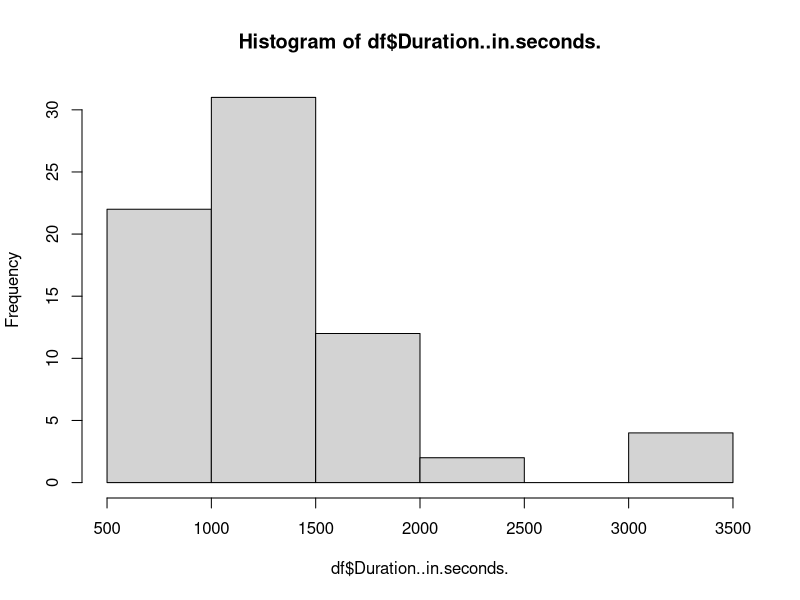
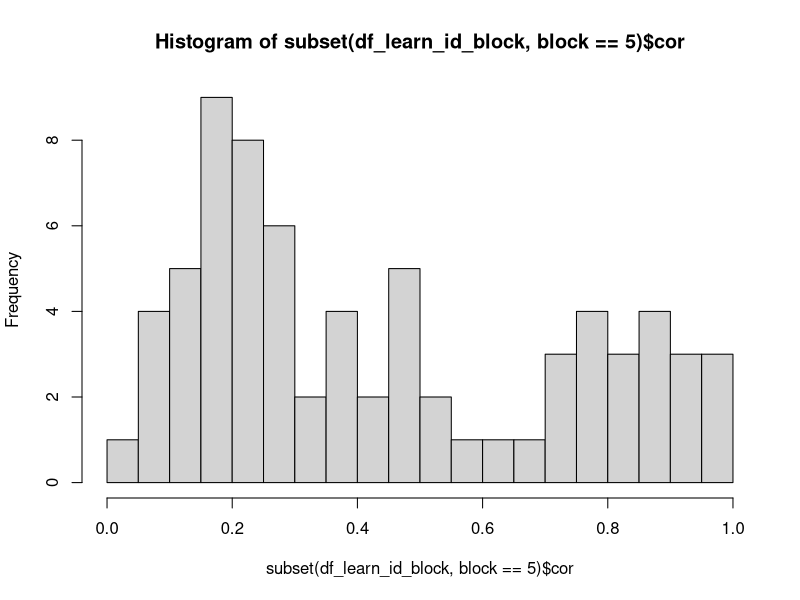
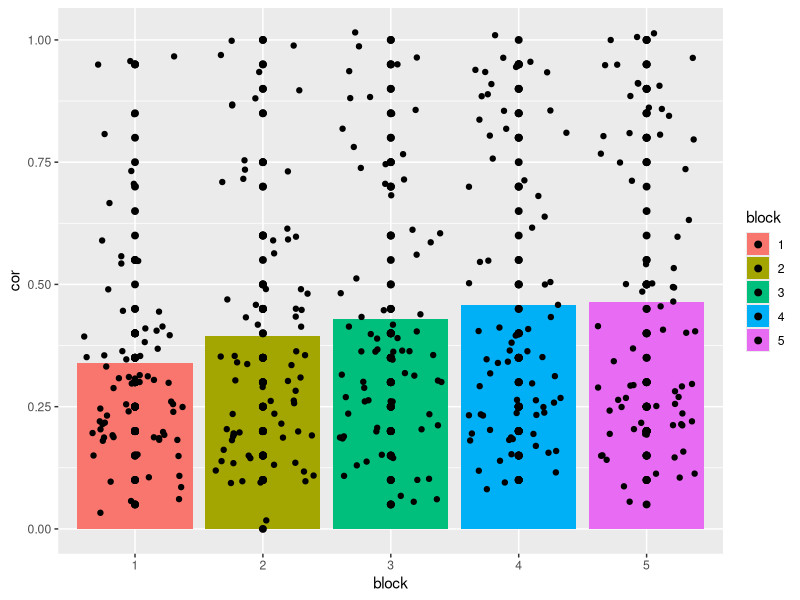
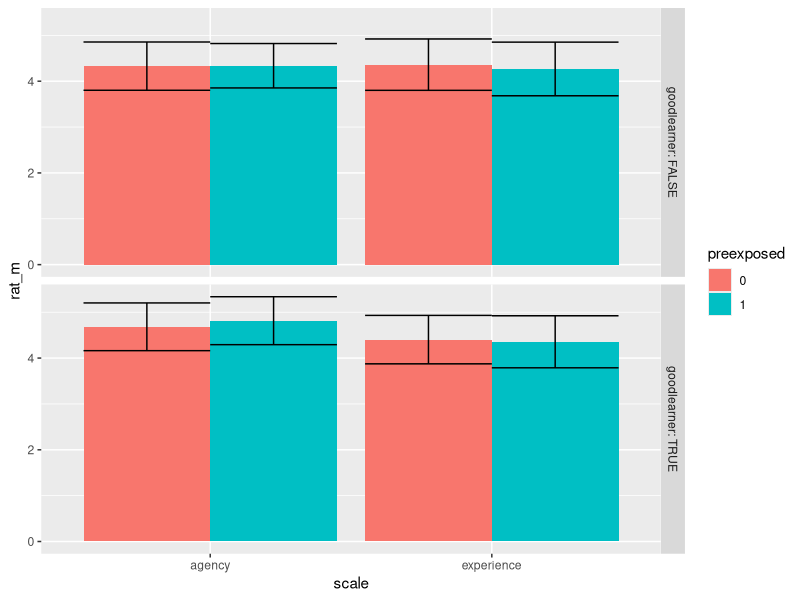
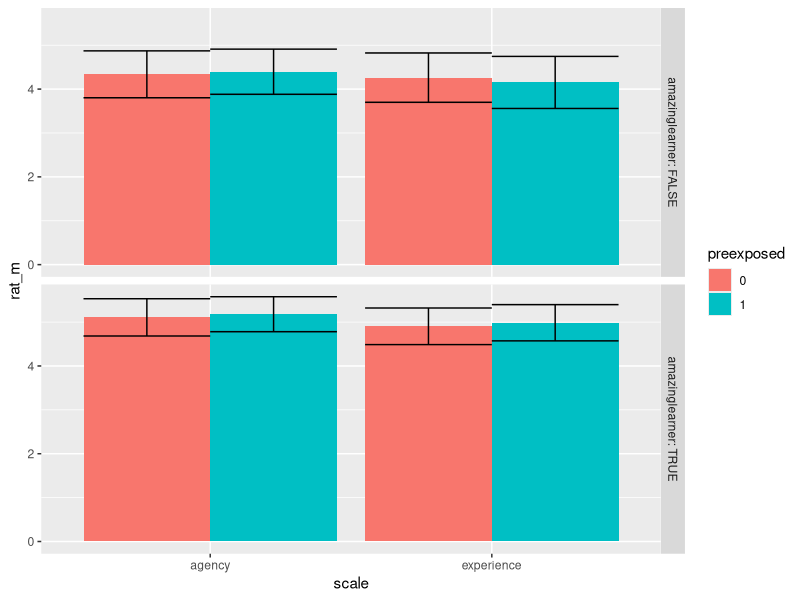

Write the R code that produced these figures, in order.
# to do list:
# 1) calculate percentage for each block separately
# 2) get agency score
# 3) get experience scores
# 4) @Aziz - check out labels

#### Library ####
library(plyr)
library(car)
library(ggplot2)

#### Data Readin ####
# agency questions:
# experience questions:
df <- read.csv("makreebles data.csv")
df=df[-1,]
df$Duration..in.seconds.=as.numeric(as.character(df$Duration..in.seconds.))

#### Subject Exclusion ####
# exclude subjects that did not finish the study
n_aborted=length(which(df$Finished==F))
n_finished=length(which(df$Finished==T))
df=df[-which(df$Finished==F),]
# exclude subjects that needed less then A and more than B minutes to complete the study
sd_time=sd(df$Duration..in.seconds.)
m_time=mean(df$Duration..in.seconds.)
range_time=range(df$Duration..in.seconds.)
A=600
B=m_time+2.5*sd_time
n_timeoutlier=length(which(df$Duration..in.seconds.<A | df$Duration..in.seconds.>B))
df=df[-which(df$Duration..in.seconds.<A | df$Duration..in.seconds.>B),]
hist(df$Duration..in.seconds.)

#### Tidying up data frame: learning task ####
id=NaN 
block=NaN
agent=NaN
trial=NaN
answ=NaN
df_learn=data.frame(id,block,agent,trial,answ)
for (id in unique(df$ResponseId)){
  
  # Learning Task
  for (name in names(df)[24:123]){
    block=as.integer(substr(name,2,2))
    agent=substr(name,4,4)
    if (is.na(as.integer(substr(name,6,6)))) {
      trial=0
    }
    if (!is.na(as.integer(substr(name,6,6)))) {
      trial=as.integer(substr(name,6,6))
    }
    answ=df[which(df$ResponseId==id),which(names(df)==name)]
    df_learn=rbind(df_learn,c(id,block,agent,trial,as.character(answ)))
  }
  
}
df_learn=df_learn[-1,]
df_learn$cor=as.numeric(df_learn$agent==df_learn$answ)

#### Tidying up data frame: ratings ####
id=NaN 
agent=NaN
preexposed=NaN
quest=NaN
scale=NaN
answ=NaN
df_rating=data.frame(id,agent,preexposed,quest,scale,answ)
for (id in unique(df$ResponseId)){
  
  # Ratings
  for (name in names(df)[124:303]){
    agent=substr(name,1,4)
    if (as.integer(substr(name,2,2))==5){
      preexposed=1
    }
    if (!as.integer(substr(name,2,2))==5) {
      preexposed=0
    }
    quest=substr(name,6,nchar(name))
    if (is.element(quest,c("fear","hunger","joy","pain","pleasure","desire",
                           "personality","conscious","rage","embarrass","pride"))) {
      scale="experience"
    }
    if (is.element(quest,c("communication","morality","emoRecog","planning","selfCont",
                           "thought", "memory" ))) {
      scale="agency"
    }
    answ=df[which(df$ResponseId==id),which(names(df)==name)]
    df_rating=rbind(df_rating,c(id,agent,preexposed,quest,scale,as.character(answ)))
  }
}
df_rating=df_rating[-1,]
df_rating$answ=as.numeric(recode(df_rating$answ,"'Extremely unlikely'=1;'Moderately unlikely'=2;'Slightly unlikely'=3;'Neither likely nor unlikely'=4;'Slightly likely'=5;'Moderately likely'=6;'Extremely likely'=7"))

#### data exploration ####
df_learn_id_block=ddply(df_learn,.(id,block),summarise,
                        cor=mean(cor))

# add binary variably splitting the population in good and bad individuators (if are at least at the 50th percentile in block 5, thez are good learners!)
hist(subset(df_learn_id_block,block==5)$cor,breaks=seq(0,1,.05))
mean_cor_b5=mean(subset(df_learn_id_block,block==5)$cor)
pct_cor_b5=quantile(subset(df_learn_id_block,block==5)$cor,.85)  # top 15%

df_learn_id_block$goodlearner=NA
for (ID in unique(df_learn_id_block$id)){
df_learn_id_block$goodlearner[df_learn_id_block$id==ID]=df_learn_id_block$cor[df_learn_id_block$id==ID & df_learn_id_block$block==5]>=mean_cor_b5
df_learn_id_block$amazinglearner[df_learn_id_block$id==ID]=df_learn_id_block$cor[df_learn_id_block$id==ID & df_learn_id_block$block==5]>=pct_cor_b5
}

df_learn_id=ddply(df_learn_id_block,.(id),summarise,
                  cor=mean(cor),
                  goodlearner=unique(goodlearner),
                  amazinglearner=unique(amazinglearner))

df_learn_block_ga=ddply(df_learn_id_block,.(block),summarise,
                   cor=mean(cor))

df_rating_id_scale_pre=ddply(df_rating,.(id,scale,preexposed),summarise,
                         rat_n=sum(!is.na(answ)),
                         rat_m=mean(answ,na.rm=T))

# merge data frames
df_id_scale_pre=merge(df_learn_id,df_rating_id_scale_pre,by.x="id")

df_scale_pre_gl=ddply(df_id_scale_pre,.(preexposed,scale,goodlearner),summarise,
                      rat_n=sum(!is.na(rat_m)), 
                      rat_sd=sd(rat_m,na.rm=T),
                      rat_se=rat_sd/sqrt(n),
                      rat_m=mean(rat_m,na.rm=T))
df_scale_pre_al=ddply(df_id_scale_pre,.(preexposed,scale,amazinglearner),summarise,
                      rat_n=sum(!is.na(rat_m)), 
                      rat_sd=sd(rat_m,na.rm=T),
                      rat_se=rat_sd/sqrt(n),
                      rat_m=mean(rat_m,na.rm=T))


######## Graphs

ggplot(df_learn_id_block, aes(x=block, y=cor, fill=block))+
  geom_bar(stat="summary", fun.y="mean")+
  geom_point(size=2)+
  geom_jitter()

ggplot(df_scale_pre_gl,aes(scale,rat_m,fill=preexposed))+
  geom_bar(stat='identity',position = position_dodge())+
  geom_errorbar(aes(ymin=rat_m-rat_se,ymax=rat_m+rat_se),position = position_dodge())+
  facet_grid(goodlearner~.,labeller=label_both)
ggplot(df_scale_pre_al,aes(scale,rat_m,fill=preexposed))+
  geom_bar(stat='identity',position = position_dodge())+
  geom_errorbar(aes(ymin=rat_m-rat_se,ymax=rat_m+rat_se),position = position_dodge())+
  facet_grid(amazinglearner~.,labeller=label_both)
       
